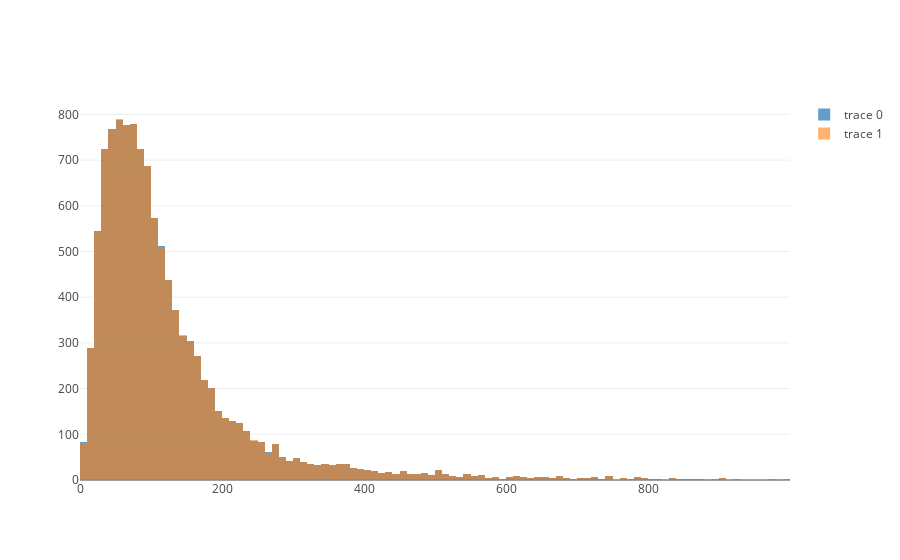

Notebook code cell kept with this figure:
### Code cell
no_stop = [len(x['words_no_stop']) for x in messages if len(x['words_no_stop']) < 1000]
no_embedding = [len(x['words_no_embedding']) for x in messages if len(x['words_no_embedding']) < 1000]

figure = go.Figure(data=[
    go.Histogram(
        x = no_embedding,
        opacity = 0.7,
    ),
    go.Histogram(
        x = no_stop,
        opacity = 0.6,
    )
], layout=go.Layout(
    barmode='overlay'
))

iplot(figure)

### Figure 1 — Plotly figure (JSON) as saved in the notebook; plotly's stock layout.template omitted (floating-point values rounded to 4 significant figures; data arrays with more than 128 entries replaced by an {"elided": "..."} marker saying what was removed)
{"data": [{"opacity": 0.7, "type": "histogram", "uid": "1a2e2958-495c-4e3b-99dd-69d14b4ec454", "x": {"elided": "11161 int values"}}, {"opacity": 0.6, "type": "histogram", "uid": "fa0f8eb5-5b81-4738-8d72-44a001dddb3e", "x": {"elided": "11161 int values"}}], "layout": {"barmode": "overlay"}}
